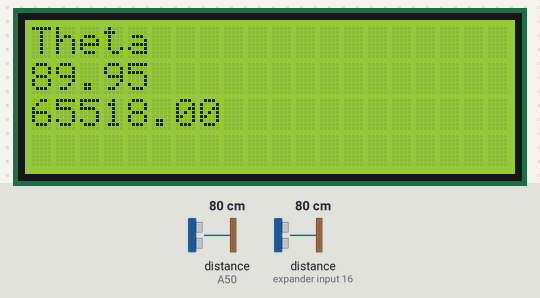
The sketch below on a simulated ATtiny85, built with avr-gcc and run on an emulated ATtiny85. Parts: 20×4 character LCD. Inputs (shaded band) come from the test bench; at power-on: distance to the obstacle (sensors on expander input 16, A50) 80 cm. What the sketch prints to the serial monitor is not drawn.

Above: at 1.6 s.
1.7 s: distance to the obstacle (sensor on expander input 16) set to 250 cm
At 3.4 s:
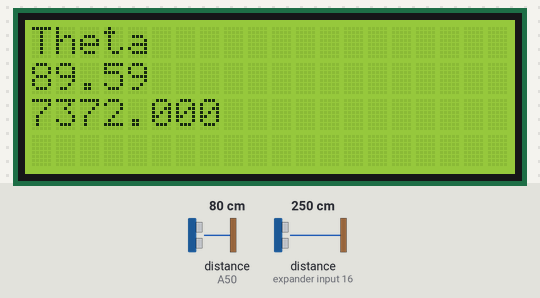
4.6 s: distance to the obstacle (sensor on A50) set to 2 cm
At 6.9 s:
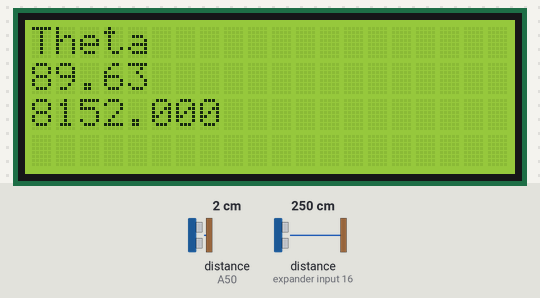
7.6 s: distance to the obstacle (sensor on A50) set to 4 cm
9.6 s: distance to the obstacle (sensor on expander input 16) set to 9 cm
At 11.9 s:
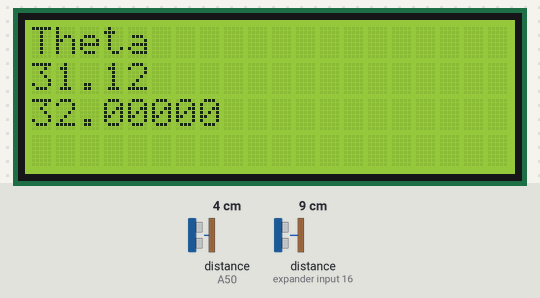
12.6 s: distance to the obstacle (sensor on A50) set to 9 cm
At 13.8 s:
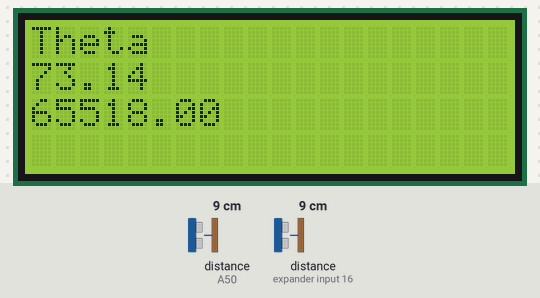
15.6 s: distance to the obstacle (sensor on expander input 16) set to 2 cm
At 16.9 s:
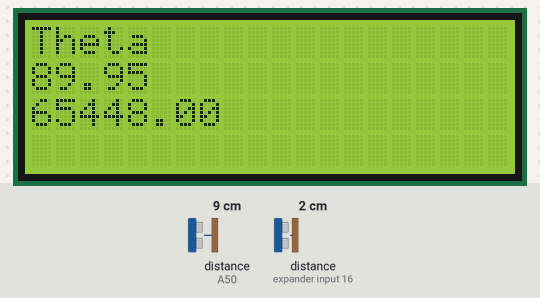
Timing chart, 0 to 18.6 s (numbered marks = the images above; inputs shaded):
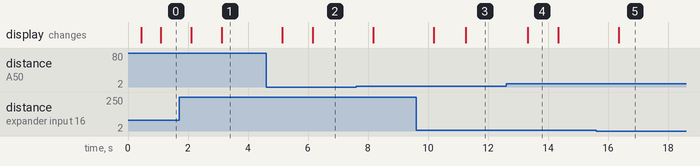

The sketch:

Laser_Protractor.ino
```cpp
#include <LiquidCrystal_I2C.h>
#include <math.h>
#include <VL53L0X.h>
#include <Wire.h>

LiquidCrystal_I2C lcd(0x27, 20, 4);
VL53L0X senseL;
VL53L0X senseR;

#define SENL 10
#define SENR 9

void setup()
{

  Serial.begin(9600);
  Wire.begin();
  // Setting pin modes for XSHDN pins on sensors
  pinMode(SENL, OUTPUT);
  pinMode(SENR, OUTPUT);
  Serial.println("Start");
  Serial.println("Shutting down both sensors");
  // bring sensors to shutdown mode
  digitalWrite(SENL, LOW);
  digitalWrite(SENR, LOW);
  delay(10);
  Serial.println("Turning on left sensor and setting to 0x23");
  digitalWrite(SENL, HIGH);
  delay(100);
  senseL.setAddress(0x70);
  delay(50);
  digitalWrite(SENR, HIGH); // bringing right out of shutdown
  delay(100);
  senseR.setAddress(0x40);
  delay(100);
  Serial.println("Sen1 init");
  senseL.init();
  senseL.setTimeout(500);
  senseL.startContinuous();

  Serial.println("Sen2 init");
  senseR.init();
  senseR.setTimeout(500);
  senseR.startContinuous();

  //Serial.println("finished initiallizing!");

  lcd.init();
  lcd.backlight();
  lcd.setCursor(0, 0);
  lcd.print("Theta");
  lcd.setCursor(0, 1);


}
uint16_t left = 0;
uint16_t right = 0;
float diff = 0;
float theta = 0;
float math_var;
long prev = 0;
long curr = 0;
int count=0;
float runningSum= 0;
void loop() {
  count++;

  curr = millis();
  left = senseL.readRangeContinuousMillimeters()-18;
  right = senseR.readRangeContinuousMillimeters();
  diff = (left - right);
  math_var = fabs(diff);

  theta = atan2(math_var, (float)53) * (180 / 3.14159);
  runningSum += theta;
  Serial.print("Left: ");
  Serial.print(left);
  Serial.print("| Right: ");
  Serial.println(right);
  Serial.println(diff);

  if (curr - prev > 1000) {
    lcd.setCursor(0, 1);
    lcd.print(runningSum/count);
    lcd.setCursor(0,2);
    lcd.print(diff);
    prev = curr;

    count = 0;
    runningSum=0;
  }
}
//void loop() {
//  Serial.println(senseL.getAddress(), HEX);
//  byte error, address;
//  int nDevices;
//
//  Serial.println(F("Scanning..."));
//
//  nDevices = 0;
//  for (address = 1; address < 127; address++) {
//    // The i2c_scanner uses the return value of
//    // the Write.endTransmisstion to see if
//    // a device did acknowledge to the address.
//    Wire.beginTransmission(address);
//    error = Wire.endTransmission();
//
//    if (error == 0) {
//      Serial.print(F("Device found at address 0x"));
//      if (address < 16) {
//        Serial.print("0");
//      }
//      Serial.print(address, HEX);
//      Serial.print("  (");
//      printKnownChips(address);
//      Serial.println(")");
//
//      nDevices++;
//    } else if (error == 4) {
//      Serial.print(F("Unknown error at address 0x"));
//      if (address < 16) {
//        Serial.print("0");
//      }
//      Serial.println(address, HEX);
//    }
//  }
//  if (nDevices == 0) {
//    Serial.println(F("No I2C devices found\n"));
//  } else {
//    Serial.println(F("done\n"));
//  }
//  delay(5000);           // wait 5 seconds for next scan
//}


void printKnownChips(byte address)
{
  // Is this list missing part numbers for chips you use?
  // Please suggest additions here:
  // https://github.com/PaulStoffregen/Wire/issues/new
  switch (address) {
    case 0x00: Serial.print(F("AS3935")); break;
    case 0x01: Serial.print(F("AS3935")); break;
    case 0x02: Serial.print(F("AS3935")); break;
    case 0x03: Serial.print(F("AS3935")); break;
    case 0x0A: Serial.print(F("SGTL5000")); break; // MCLK required
    case 0x0B: Serial.print(F("SMBusBattery?")); break;
    case 0x0C: Serial.print(F("AK8963")); break;
    case 0x10: Serial.print(F("CS4272")); break;
    case 0x11: Serial.print(F("Si4713")); break;
    case 0x13: Serial.print(F("VCNL4000,AK4558")); break;
    case 0x18: Serial.print(F("LIS331DLH")); break;
    case 0x19: Serial.print(F("LSM303,LIS331DLH")); break;
    case 0x1A: Serial.print(F("WM8731")); break;
    case 0x1C: Serial.print(F("LIS3MDL")); break;
    case 0x1D: Serial.print(F("LSM303D,LSM9DS0,ADXL345,MMA7455L,LSM9DS1,LIS3DSH")); break;
    case 0x1E: Serial.print(F("LSM303D,HMC5883L,FXOS8700,LIS3DSH")); break;
    case 0x20: Serial.print(F("MCP23017,MCP23008,PCF8574,FXAS21002,SoilMoisture")); break;
    case 0x21: Serial.print(F("MCP23017,MCP23008,PCF8574")); break;
    case 0x22: Serial.print(F("MCP23017,MCP23008,PCF8574")); break;
    case 0x23: Serial.print(F("MCP23017,MCP23008,PCF8574")); break;
    case 0x24: Serial.print(F("MCP23017,MCP23008,PCF8574")); break;
    case 0x25: Serial.print(F("MCP23017,MCP23008,PCF8574")); break;
    case 0x26: Serial.print(F("MCP23017,MCP23008,PCF8574")); break;
    case 0x27: Serial.print(F("MCP23017,MCP23008,PCF8574,LCD16x2,DigoleDisplay")); break;
    case 0x28: Serial.print(F("BNO055,EM7180,CAP1188")); break;
    case 0x29: Serial.print(F("TSL2561,VL6180,TSL2561,TSL2591,BNO055,CAP1188")); break;
    case 0x2A: Serial.print(F("SGTL5000,CAP1188")); break;
    case 0x2B: Serial.print(F("CAP1188")); break;
    case 0x2C: Serial.print(F("MCP44XX ePot")); break;
    case 0x2D: Serial.print(F("MCP44XX ePot")); break;
    case 0x2E: Serial.print(F("MCP44XX ePot")); break;
    case 0x2F: Serial.print(F("MCP44XX ePot")); break;
    case 0x33: Serial.print(F("MAX11614,MAX11615")); break;
    case 0x34: Serial.print(F("MAX11612,MAX11613")); break;
    case 0x35: Serial.print(F("MAX11616,MAX11617")); break;
    case 0x38: Serial.print(F("RA8875,FT6206,MAX98390")); break;
    case 0x39: Serial.print(F("TSL2561, APDS9960")); break;
    case 0x3C: Serial.print(F("SSD1306,DigisparkOLED")); break;
    case 0x3D: Serial.print(F("SSD1306")); break;
    case 0x40: Serial.print(F("PCA9685,Si7021")); break;
    case 0x41: Serial.print(F("STMPE610,PCA9685")); break;
    case 0x42: Serial.print(F("PCA9685")); break;
    case 0x43: Serial.print(F("PCA9685")); break;
    case 0x44: Serial.print(F("PCA9685, SHT3X")); break;
    case 0x45: Serial.print(F("PCA9685, SHT3X")); break;
    case 0x46: Serial.print(F("PCA9685")); break;
    case 0x47: Serial.print(F("PCA9685")); break;
    case 0x48: Serial.print(F("ADS1115,PN532,TMP102,LM75,PCF8591")); break;
    case 0x49: Serial.print(F("ADS1115,TSL2561,PCF8591")); break;
    case 0x4A: Serial.print(F("ADS1115")); break;
    case 0x4B: Serial.print(F("ADS1115,TMP102")); break;
    case 0x50: Serial.print(F("EEPROM")); break;
    case 0x51: Serial.print(F("EEPROM")); break;
    case 0x52: Serial.print(F("Nunchuk,EEPROM")); break;
    case 0x53: Serial.print(F("ADXL345,EEPROM")); break;
    case 0x54: Serial.print(F("EEPROM")); break;
    case 0x55: Serial.print(F("EEPROM")); break;
    case 0x56: Serial.print(F("EEPROM")); break;
    case 0x57: Serial.print(F("EEPROM")); break;
    case 0x58: Serial.print(F("TPA2016,MAX21100")); break;
    case 0x5A: Serial.print(F("MPR121")); break;
    case 0x60: Serial.print(F("MPL3115,MCP4725,MCP4728,TEA5767,Si5351")); break;
    case 0x61: Serial.print(F("MCP4725,AtlasEzoDO")); break;
    case 0x62: Serial.print(F("LidarLite,MCP4725,AtlasEzoORP")); break;
    case 0x63: Serial.print(F("MCP4725,AtlasEzoPH")); break;
    case 0x64: Serial.print(F("AtlasEzoEC")); break;
    case 0x66: Serial.print(F("AtlasEzoRTD")); break;
    case 0x68: Serial.print(F("DS1307,DS3231,MPU6050,MPU9050,MPU9250,ITG3200,ITG3701,LSM9DS0,L3G4200D")); break;
    case 0x69: Serial.print(F("MPU6050,MPU9050,MPU9250,ITG3701,L3G4200D")); break;
    case 0x6A: Serial.print(F("LSM9DS1")); break;
    case 0x6B: Serial.print(F("LSM9DS0")); break;
    case 0x70: Serial.print(F("HT16K33")); break;
    case 0x71: Serial.print(F("SFE7SEG,HT16K33")); break;
    case 0x72: Serial.print(F("HT16K33")); break;
    case 0x73: Serial.print(F("HT16K33")); break;
    case 0x76: Serial.print(F("MS5607,MS5611,MS5637,BMP280")); break;
    case 0x77: Serial.print(F("BMP085,BMA180,BMP280,MS5611")); break;
    default: Serial.print(F("unknown chip"));
  }
}
```

Measured:
- after the input at 1.7 s, the display: first changes after 0.41 s (image 1 shows a later state)
- after the input at 4.6 s, the display: first changes after 0.55 s (image 2 shows a later state)
- after the input at 9.6 s, the display: first changes after 0.59 s (image 3 shows a later state)
- after the input at 12.6 s, the display: changes after 0.73 s (image 4)
- after the input at 15.6 s, the display: changes after 0.75 s (image 5)
- what the display in image 4 shows lasts 1.0 s, from 13.3 s to 14.3 s
